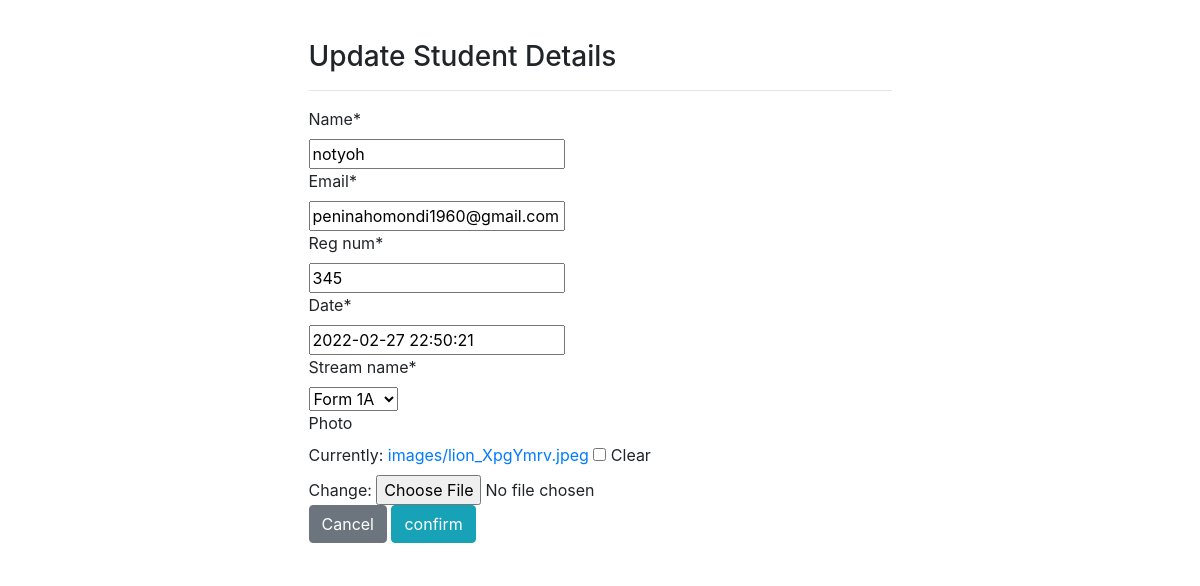
Screenshot of /studentupdate/43/ with the database file from the repository.
### app/models.py (models this page shows, shortened)
class Student(models.Model):
    name = models.CharField(max_length=20)
    email = models.EmailField()
    reg_num = models.CharField(max_length=3,null=True)
    date = models.DateTimeField(default=timezone.now)
    stream_name = models.ForeignKey(Stream, on_delete=models.CASCADE,null=True)
    photo = models.ImageField(upload_to='images/',null=True,blank=True)
    class Meta:
         ordering = ['-date']

class Stream (models.Model):
    stream_name = models.CharField(max_length=50)
    def __str__(self) -> str:
        return self.stream_name

### app/views.py (the view)
# urls.py: path('studentupdate/<int:pk>/', views.update_student, name = 'stu-update'),
def update_student(request,pk):
    student = Student.objects.get(id =pk)
    if  request.method == 'POST':
        form = StudentForm(request.POST,request.FILES, instance = student)
        if form.is_valid():
            form.save()
            return redirect ('home')
    else:
        form = StudentForm( instance=student)
    context = {
        'form': form,
    }
    return render (request, 'student_update.html',locals())

### app/forms.py
class StudentForm(forms.ModelForm):
    class Meta:
        model= Student
        fields = '__all__'

### app/templates/student_update.html (shortened to what this page needs)
{%extends 'base.html' %}
{% load crispy_forms_tags %}
{% block content%}
<div class="row my-4">
    <div class="col-md-6 offset-md-3 bg-white p-3">
        <h3>Update Student Details </h3>
        <hr>
        <form method="POST" enctype="multipart/form-data">
            {{form| crispy}}
            <a class="btn btn-secondary" href="{% url 'home'%}">Cancel </a>
            <input class="btn btn-info" type="submit" value="confirm">
        </form>
    </div>
</div>
{% endblock %}

### rows the page displays
Student: name "notyoh", email "peninahomondi1960@gmail.com", reg_num "345", date "2022-02-27 22:50:21"
Stream: stream_name "Form 1A"
